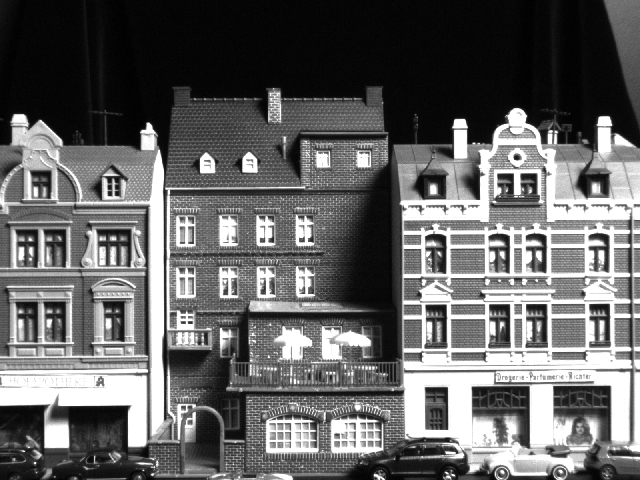
%> input picture Portfolio/Portfolio_ComputerVision/EX6 Exercise on feature matching/House1.bmp, 640 x 480 px
$ octave --eval "result = corner_detection(imread('House1.bmp'));"   (GNU Octave 9; MATLAB toolbox functions it lacks are replaced by stand-ins)
%> lines starting %> are read from the running program, lines starting %| are printed output that depends on the picture; in (x1, y1, x2, y2) boxes, pixels count from 0 and x2, y2 are one past the last pixel; in counts of white or black regions, pixels touching at a corner belong together; the program's own positions count from 1
function [r, c] = corner_detection( im )
%thresh = 20;
radius = 1;
sigma = 2;
k = 0.04;
t=sigma*sigma;
x=-3*ceil(sigma):3*ceil(sigma);
g=exp(-x.*x./(2*t))/sqrt(2*pi*t);
gx=(-x/t).*exp(-x.*x./(2*t))/sqrt(2*pi*t);
Ix= filter2(gx,im,'same');
Ix= filter2(g',Ix,'same');
Iy= filter2(g,im,'same');
Iy= filter2(gx',Iy,'same');

Ix2 = filter2(g, Ix.^2, 'same');
Iy2 = filter2(g, Iy.^2, 'same');
Ixy = filter2(g, Ix.*Iy, 'same');

%cim = (Ix2*Iy2 - Ixy.^2)./(Ix2 + Iy2 + eps);

cim = (Ix2.*Iy2 - Ixy.^2) - k*(Ix2 + Iy2).^2;
maxcim = max(max(cim));
thresh = 0.08*maxcim;

sze = 2*radius+1;
mx = ordfilt2(cim,sze^2,ones(sze));
cim = (cim == mx) & (cim > thresh);
[r, c] = find(cim);

figure, imagesc(im), axis image, colormap(gray), hold on
plot(c,r,'b*'), title('corners detected');


end
%> in corner_detection, `Ix= filter2(gx,im,'same');`:
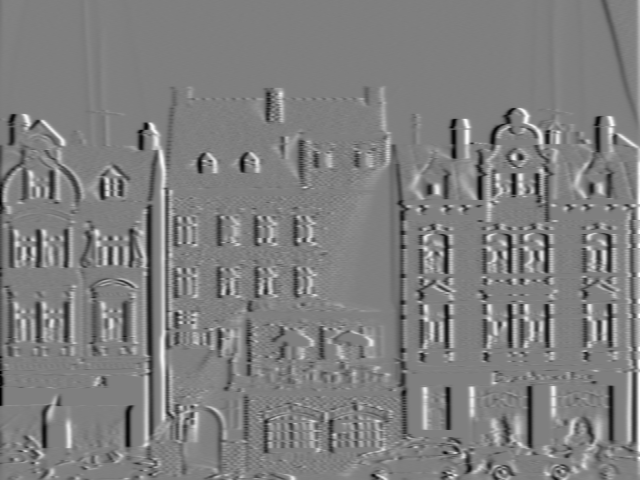
%> Ix: size 480x640 double; min -49.56, max 49.56, mean -0.1; drawn with min black and max white
%> in corner_detection, `Ix2 = filter2(g, Ix.^2, 'same');`:
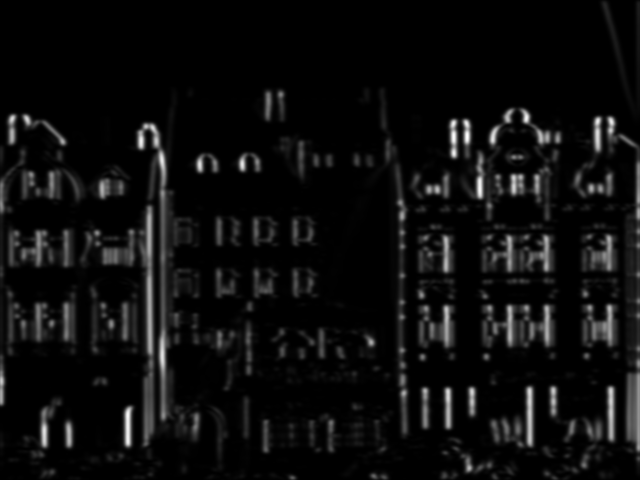
%> Ix2: size 480x640 double; min 2.27e-29, max 1299.4, mean 70.9; drawn with min black and max white
%> in corner_detection, `Ixy = filter2(g, Ix.*Iy, 'same');`:
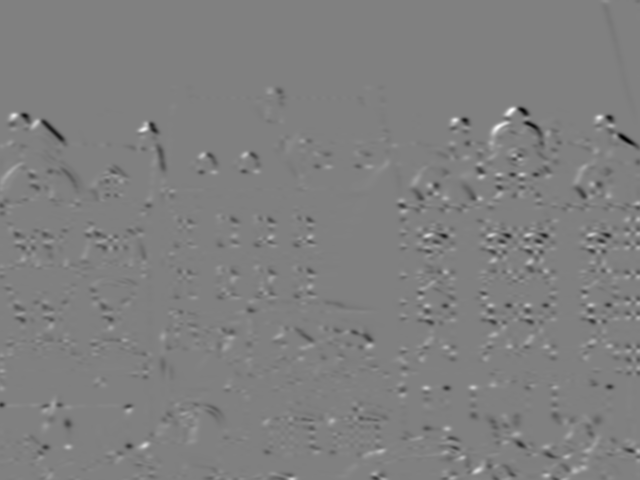
%> Ixy: size 480x640 double; min -763.1, max 753.1, mean -2.8; drawn with min black and max white
%> in corner_detection, `cim = (Ix2.*Iy2 - Ixy.^2) - k*(Ix2 + Iy2).^2;`:
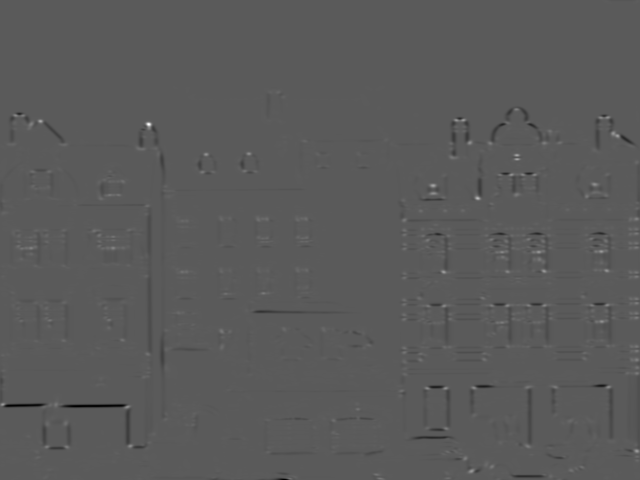
%> cim: size 480x640 double; min -189057, max 340816.9, mean -769.1; drawn with min black and max white
%> in corner_detection, `maxcim = max(max(cim));`: maxcim = 340816.9
%> in corner_detection, `thresh = 0.08*maxcim;`: thresh = 27265.4
%> in corner_detection, `mx = ordfilt2(cim,sze^2,ones(sze));`:
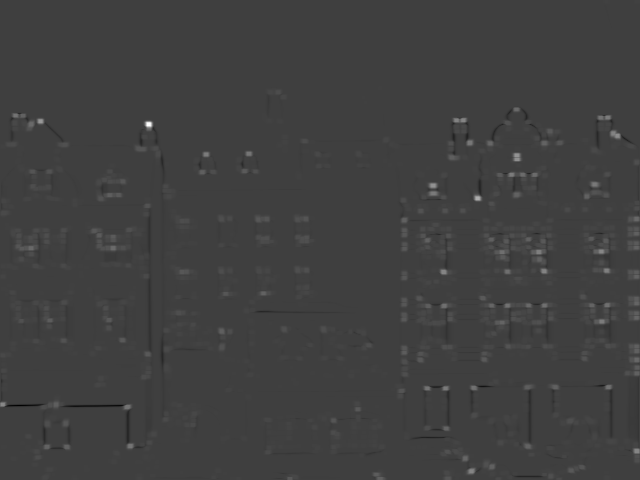
%> mx: size 480x640 double; min -112771.1, max 340816.9, mean 1515.9; drawn with min black and max white
%> in corner_detection, `cim = (cim == mx) & (cim > thresh);`:
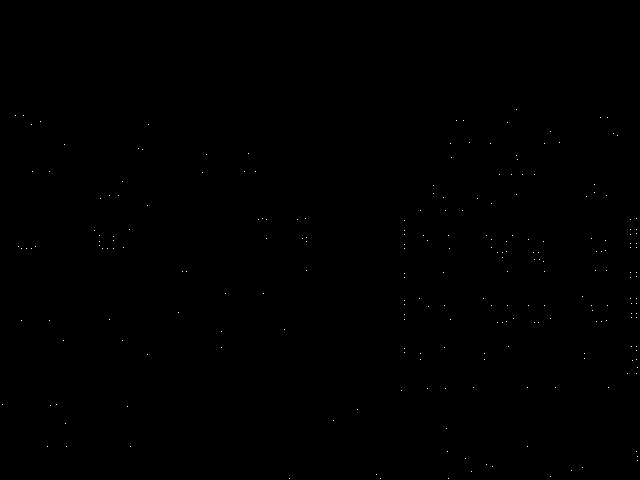
%> cim: size 480x640 logical; 0.08% white in thin lines or dots, all inside (x1, y1, x2, y2) = (2, 109, 638, 479)
%> in corner_detection, `[r, c] = find(cim);`: r = 232 values from 110 to 479; c = 232 values from 3 to 638
%> `result = corner_detection(imread('House1.bmp'));`:
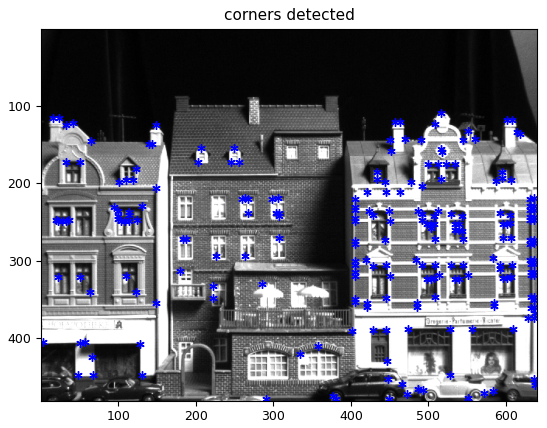
%> figure redrawn from the program's plot data
%> `result = corner_detection(imread('House1.bmp'));`: result = 232 values, max 479 at index 63, min 110 at index 147, mean 277.3

$ run again, on Portfolio/Portfolio_ComputerVision/EX6 Exercise on feature matching/House2.bmp
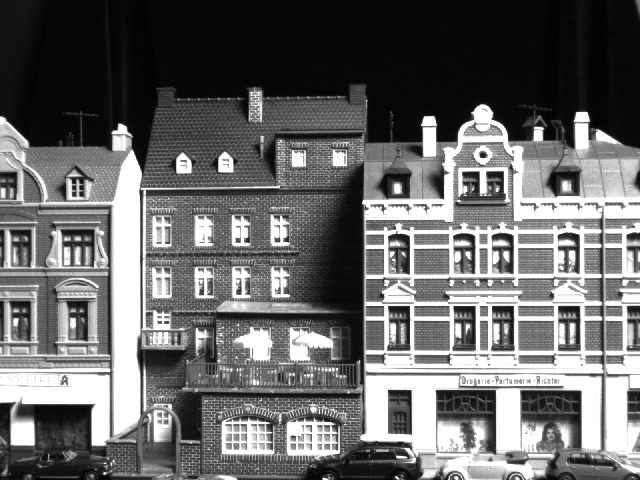
%> input picture Portfolio/Portfolio_ComputerVision/EX6 Exercise on feature matching/House2.bmp, 640 x 480 px
%> maxcim = 316815.9
%> thresh = 25345.3
%> in corner_detection, `cim = (cim == mx) & (cim > thresh);`:
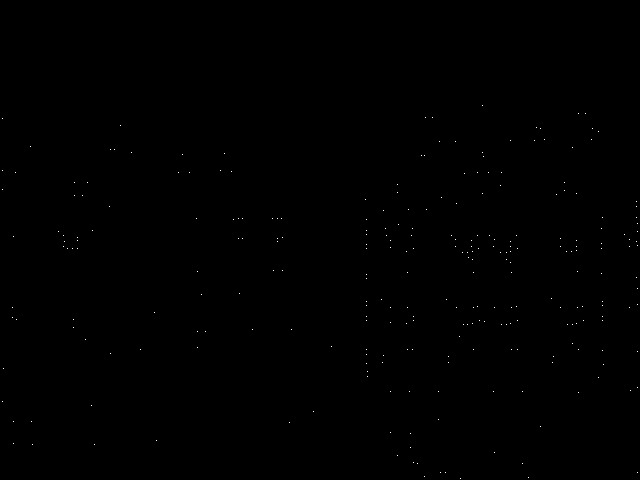
%> cim: size 480x640 logical; 0.09% white in thin lines or dots, all inside (x1, y1, x2, y2) = (2, 105, 638, 479)
%> r = 268 values from 106 to 479; c = 268 values from 3 to 638
%> `result = corner_detection(imread('House1.bmp'));`:
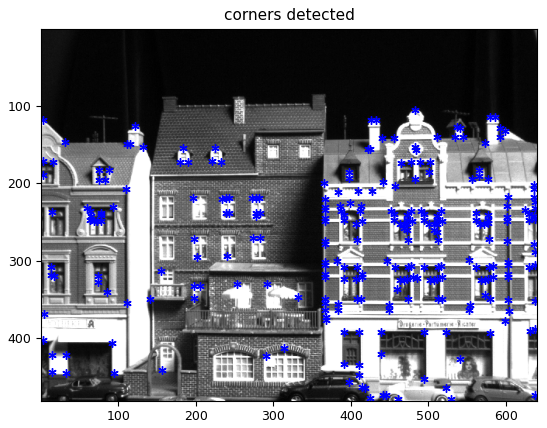
%> figure redrawn from the program's plot data
%> result = 268 values, max 479 at index 147, min 106 at index 167, mean 276.6
